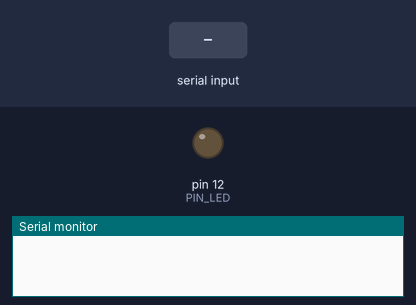
Simulated run of this sketch. Board: Arduino Uno, built with avr-gcc and run on an emulated ATmega328P. On the bench: output pins drawn as LEDs (lit = HIGH), the last lines printed to the serial monitor. The inputs (shaded band) are chosen by the test bench.

Above: at 1.2 s.
1.3 s: "LED ON" received over the second serial link
At 3.5 s:
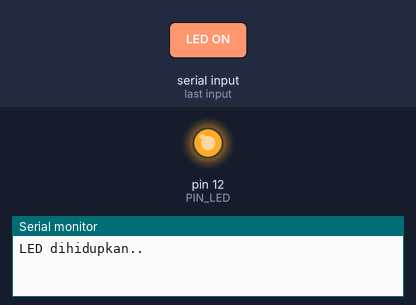
3.8 s: "LED OFF" received over the second serial link
At 5.4 s:
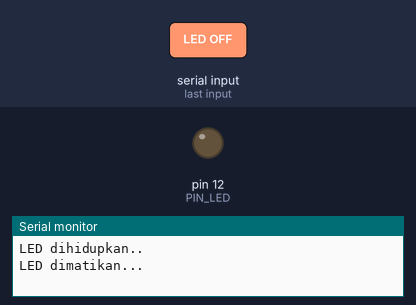
Timing chart, 0 to 6.9 s (numbered marks = the images above; inputs shaded):
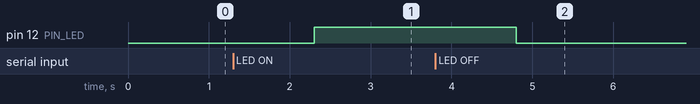

Measured:
- after the input at 1.3 s, pin 12 (PIN_LED): LOW → HIGH after 1.0 s
- after the input at 3.8 s, pin 12 (PIN_LED): HIGH → LOW after 1.0 s

The sketch:

ledbt2.ino
```cpp
// ----------------------------------
// Contoh untuk mengontrol LED
//   via Bluetooth menggunakan
//   perintah LED ON dan LED OFF
// ----------------------------------

#include <SoftwareSerial.h>

const int PIN_LED = 12;

SoftwareSerial bt(9, 10); // RX, TX

void setup() {
  pinMode(PIN_LED, OUTPUT);

  Serial.begin(9600);
  bt.begin(9600);
}

void loop() {
  String perintah;

  if (bt.available() != 0)
    perintah = bt.readString();

  if (perintah.length() != 0) {
    if (perintah == "LED ON") {
      digitalWrite(PIN_LED, HIGH);
      Serial.println("LED dihidupkan..");
    }
    else if (perintah == "LED OFF") {
      digitalWrite(PIN_LED, LOW);
      Serial.println("LED dimatikan...");
    }
  }
}
```
